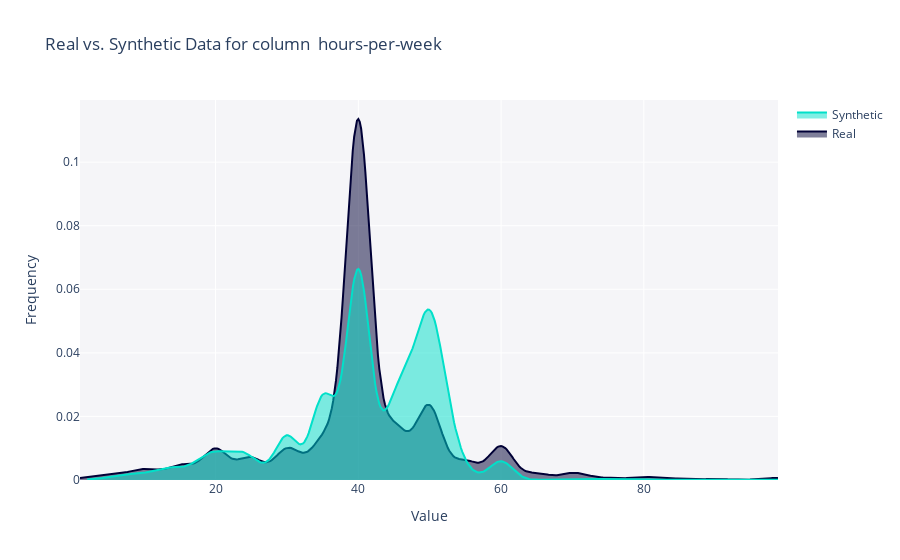

The cell this chart's notebook holds for it:
### Markdown cell above
### TVAE

### Code cell
from sdv.evaluation.single_table import get_column_pair_plot
from sdv.evaluation.single_table import get_column_plot

fig = get_column_plot(
    real_data=s_data,
    synthetic_data=TVAE_synthetic_data,
    column_name=' hours-per-week',
    metadata=metadata1
)
    
fig.show()

### Figure 1 — Plotly figure (JSON) as saved in the notebook; plotly's stock layout.template omitted (floating-point values rounded to 4 significant figures; data arrays with more than 128 entries replaced by an {"elided": "..."} marker saying what was removed)
{"data": [{"fill": "tozeroy", "hovertemplate": "<b>Real</b><br>Value: %{x}<br>Frequency: %{y}<extra></extra>", "legendgroup": "Real", "marker": {"color": "#000036"}, "mode": "lines", "name": "Real", "showlegend": true, "type": "scatter", "x": {"elided": "500 float values"}, "xaxis": "x", "y": {"elided": "500 float values"}, "yaxis": "y"}, {"fill": "tozeroy", "hovertemplate": "<b>Synthetic</b><br>Value: %{x}<br>Frequency: %{y}<extra></extra>", "legendgroup": "Synthetic", "marker": {"color": "#01E0C9"}, "mode": "lines", "name": "Synthetic", "showlegend": true, "type": "scatter", "x": {"elided": "500 float values"}, "xaxis": "x", "y": {"elided": "500 float values"}, "yaxis": "y"}], "layout": {"barmode": "overlay", "hovermode": "closest", "legend": {"traceorder": "reversed"}, "plot_bgcolor": "#F5F5F8", "title": {"text": "Real vs. Synthetic Data for column  hours-per-week"}, "xaxis": {"anchor": "y2", "domain": [0, 1], "title": {"text": "Value"}, "zeroline": false}, "yaxis": {"anchor": "free", "domain": [0, 1], "position": 0, "title": {"text": "Frequency"}}}}
